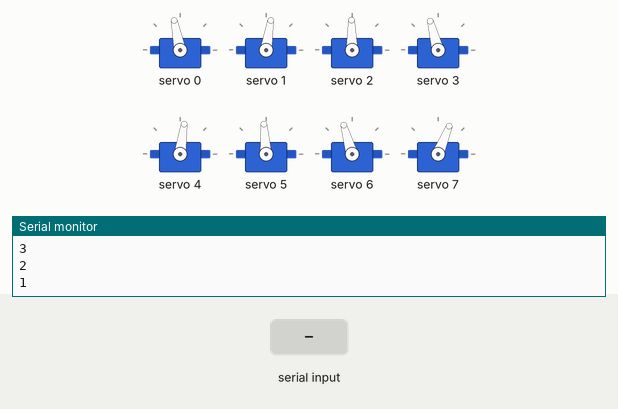
A sketch run on a simulated ESP32. Shown: 8 × servo, the last lines printed to the serial monitor. The test bench sets the inputs (shaded band).

Above: at 12.2 s.
12.3 s: "2" received over Serial
At 14.25 s:
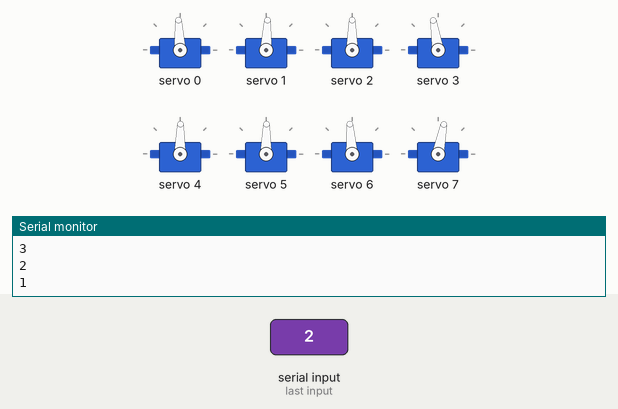
15.3 s: "1" received over Serial
18.3 s: "0" received over Serial
At 19.5 s:
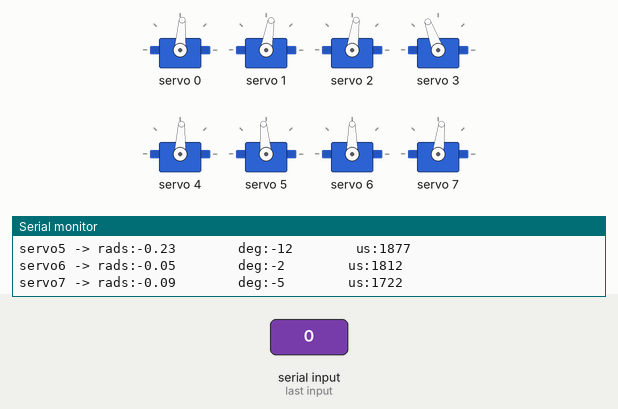
Timing chart, 0 to 21.3 s (numbered marks = the images above; inputs shaded):
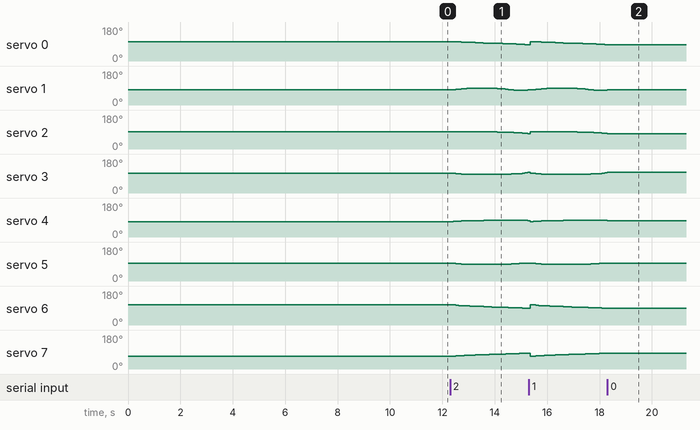

The sketch:

2D_SS_lift_19.ino
```cpp
// HOW TO:
// ------------------------------
// Serial input = 2 -> Steps through gait sequence once and stops at the end.
// Serial input = 1 -> Steps through gait sequence in a loop.
// Serial input = 0 -> Stops infinite loop at the node where it is at that moment

//Gait template
#include <Wire.h>
#include <Adafruit_PWMServoDriver.h>

Adafruit_PWMServoDriver pca9685 = Adafruit_PWMServoDriver();

#define SERVO_FREQ 300
#define SER0 0 //Hip 1
#define SER1 1 //Knee 1
#define SER2 2 //Hip 2
#define SER3 3 //Knee 2
#define SER4 4 //Hip 3
#define SER5 5 //Knee 3
#define SER6 6 //Hip 4
#define SER7 7 //Knee 4

// 4cm forward, 3.77 cm to the left and turned 16 degrees to the left

// Insert servo angles here:
// For 3D gaits, these angles are obtained from linearisation.py
// For 2D gaits, these angles are obtained from 2D_trajectory_reader.py
float SS_servo0[] = {-0.19868828, -0.18974597, -0.18727953, -0.18301514, -0.16997153, -0.15589857, -0.1418256 , -0.12701444, -0.11196618, -0.09691791, -0.08186964, -0.06682138, -0.05177311, -0.03672484, -0.02167658, -0.00662831,  0.00804551,  0.01810785,  0.02817018,  0.03823252,  0.04829485,  0.05835718,  0.06841952,  0.0783092 ,  0.08928351,  0.10668141,  0.13087893,  0.1574329 ,  0.18372175,  0.20691479,  0.22946532,  0.22312877,  0.21377924,  0.2052163 ,  0.19731674,  0.19168448,  0.18626106,  0.17883608,  0.16825553,  0.15865545,  0.15038856,  0.1501237 ,  0.14887127,  0.14211628,  0.13536129,  0.1286063 ,  0.12261348,  0.11854441,  0.11447534,  0.11040628,  0.10633721,  0.10226814,  0.09819907,  0.09413001,  0.09006094,  0.08599187,  0.08192281,  0.07785374,  0.07378467,  0.0697156 ,  0.06341402,  0.05430693,  0.04519983,  0.03609273,  0.02698564,  0.01787854,  0.00877145, -0.00033565, -0.00944274, -0.01854984, -0.0298882 , -0.03964588, -0.0522757 , -0.06398166, -0.08204739, -0.10774241, -0.14015965, -0.17775678, -0.2000917 , -0.19969315, -0.19090187, -0.18533757, -0.18152231, -0.17760905, -0.17296967, -0.1655877 , -0.15543254, -0.14645222, -0.13834642, -0.13240119, -0.13105088, -0.12970057, -0.12835026, -0.12699995, -0.12564964, -0.12429933, -0.12294902, -0.12447693, -0.12742342, -0.13036991, -0.1333164 , -0.1362629 , -0.13918201, -0.14192253, -0.14499766, -0.14946994, -0.15794183, -0.169427  , -0.18616259};
float SS_servo1[] = { 0.16814674,  0.13871318,  0.11587719,  0.09292682,  0.05688125,  0.01865789, -0.01956547, -0.03062074, -0.03294937, -0.035278  , -0.03760663, -0.03993526, -0.04226389, -0.04459252, -0.04692115, -0.04924978, -0.04856162, -0.01071973,  0.02712217,  0.06496407,  0.10280597,  0.14064786,  0.17848976,  0.21689242,  0.24941948,  0.25698088,  0.24053917,  0.21249631,  0.18116312,  0.15218034,  0.12069357,  0.11464122,  0.11544358,  0.1122021 ,  0.11315596,  0.11339437,  0.11425623,  0.11808704,  0.12524156,  0.1318262 ,  0.13573469,  0.12297015,  0.11079019,  0.10815417,  0.10551814,  0.10288212,  0.09994102,  0.09622986,  0.09251871,  0.08880755,  0.0850964 ,  0.08138524,  0.07767409,  0.07396294,  0.07025178,  0.06654063,  0.06282947,  0.05911832,  0.05540716,  0.05169601,  0.05125156,  0.05491226,  0.05857296,  0.06223366,  0.06589435,  0.06955505,  0.07321575,  0.07687645,  0.08053715,  0.08419784,  0.09019498,  0.09563123,  0.10505751,  0.1158546 ,  0.13809757,  0.17581083,  0.22860085,  0.29199097,  0.32507795,  0.30879424,  0.28417189,  0.26787155,  0.25597898,  0.24418608,  0.23049287,  0.20975996,  0.1837055 ,  0.16016753,  0.13838192,  0.12169354,  0.11584554,  0.10999754,  0.10414954,  0.09830154,  0.09245354,  0.08660554,  0.08075754,  0.08145626,  0.08538162,  0.08930699,  0.09323235,  0.09715771,  0.10065791,  0.10238986,  0.1052148 ,  0.11015717,  0.12038307,  0.1355583 ,  0.1570947 };
float SS_servo2[] = {-0.05025384, -0.04547684, -0.03475988, -0.01707824, -0.01718162, -0.02222803, -0.02727444, -0.03028301, -0.03263701, -0.03499101, -0.03734501, -0.03969901, -0.04205301, -0.04440701, -0.04676101, -0.049115  , -0.05208822, -0.06268751, -0.0732868 , -0.08388609, -0.09448538, -0.10508467, -0.11568396, -0.12674272, -0.14640763, -0.1690711 , -0.19669824, -0.22982256, -0.26584154, -0.30835133, -0.34191067, -0.35376487, -0.34842616, -0.3404131 , -0.33142624, -0.32294184, -0.31420649, -0.30415186, -0.29116442, -0.27578508, -0.25881408, -0.23903917, -0.22426806, -0.2079422 , -0.19161633, -0.17529046, -0.1629154 , -0.16051245, -0.1581095 , -0.15570655, -0.1533036 , -0.15090065, -0.1484977 , -0.14609475, -0.1436918 , -0.14128885, -0.13888591, -0.13648296, -0.13408001, -0.13167706, -0.13247355, -0.13729066, -0.14210777, -0.14692488, -0.15174199, -0.1565591 , -0.16137621, -0.16619332, -0.17101043, -0.17582754, -0.17813958, -0.1646518 , -0.13754441, -0.10192327, -0.06185314, -0.02091555,  0.01845655,  0.05523204,  0.08148251,  0.0809259 ,  0.07791638,  0.07382467,  0.07008292,  0.06643066,  0.06259476,  0.05857076,  0.0557924 ,  0.05301947,  0.05002553,  0.04777747,  0.04711573,  0.04645398,  0.04579224,  0.04513049,  0.04446874,  0.043807  ,  0.04314525,  0.04129261,  0.03885303,  0.03641344,  0.03397385,  0.03153427,  0.02863283,  0.02243762,  0.01575227,  0.00762534, -0.00333016, -0.01704594, -0.03560282};
float SS_servo3[] = { 0.20849977,  0.18686048,  0.14744366,  0.09799394,  0.08590605,  0.08302684,  0.08014762,  0.07478743,  0.06863033,  0.06247323,  0.05631613,  0.05015903,  0.04400193,  0.03784483,  0.03168773,  0.02553063,  0.02069325,  0.03210914,  0.04352503,  0.05494092,  0.06635681,  0.0777727 ,  0.08918858,  0.10151285,  0.13016416,  0.16360025,  0.20800527,  0.26401826,  0.32765856,  0.40511858,  0.47073618,  0.4753893 ,  0.44820454,  0.41354569,  0.38234618,  0.35572171,  0.32959298,  0.29993747,  0.26172608,  0.22013837,  0.17531614,  0.12409898,  0.06952986,  0.00477845, -0.05997297, -0.12472439, -0.16783794, -0.15633608, -0.14483423, -0.13333237, -0.12183052, -0.11032866, -0.09882681, -0.08732495, -0.0758231 , -0.06432124, -0.05281939, -0.04131753, -0.02981568, -0.01831382,  0.01322882,  0.06995595,  0.12668309,  0.18341022,  0.24013735,  0.29686449,  0.35359162,  0.41031875,  0.46704589,  0.52377302,  0.57300249,  0.58141487,  0.54379854,  0.48334606,  0.40618666,  0.32514633,  0.24665441,  0.166546  ,  0.10371489,  0.08924004,  0.08766564,  0.09021109,  0.09309206,  0.09607903,  0.09891591,  0.10044207,  0.09959558,  0.09894578,  0.09877353,  0.09804452,  0.09613142,  0.09421832,  0.09230522,  0.09039213,  0.08847903,  0.08656593,  0.08465284,  0.08602378,  0.08901331,  0.09200285,  0.09499238,  0.09798191,  0.1014988 ,  0.11007706,  0.12009006,  0.13230673,  0.14760619,  0.16743227,  0.19295691};
float SS_servo4[] = { 0.29620789,  0.27827644,  0.25759526,  0.23736663,  0.22330838,  0.21008354,  0.19685871,  0.18827642,  0.18118537,  0.17409431,  0.16700325,  0.15991219,  0.15282114,  0.14573008,  0.13863902,  0.13154797,  0.12503009,  0.12557129,  0.12611249,  0.12665369,  0.12719489,  0.12773609,  0.12827729,  0.12902153,  0.13365972,  0.13944104,  0.14626831,  0.15317468,  0.15989898,  0.16506345,  0.17043741,  0.17276849,  0.17408543,  0.17027107,  0.1519333 ,  0.12639888,  0.10369061,  0.08374628,  0.06521302,  0.05177245,  0.04011238,  0.01996471,  0.00715567, -0.00068004, -0.00851575, -0.01635145, -0.02400301, -0.03118975, -0.03837648, -0.04556322, -0.05274996, -0.0599367 , -0.06712344, -0.07431017, -0.08149691, -0.08868365, -0.09587039, -0.10305713, -0.11024386, -0.1174306 , -0.12336712, -0.12773252, -0.13209793, -0.13646334, -0.14082875, -0.14519415, -0.14955956, -0.15392497, -0.15829038, -0.16265578, -0.16703315, -0.17144764, -0.17892516, -0.18472678, -0.18997507, -0.19277723, -0.19473347, -0.20266105, -0.2165081 , -0.22875528, -0.22903542, -0.21888605, -0.1999605 , -0.17542231, -0.14978135, -0.12076237, -0.08915119, -0.05310001, -0.01592281,  0.01880508,  0.04832399,  0.07784289,  0.1073618 ,  0.13688071,  0.16639962,  0.19591853,  0.22543744,  0.24210116,  0.25242903,  0.26275689,  0.27308476,  0.28341262,  0.29207238,  0.28662243,  0.27881272,  0.26854818,  0.26484903,  0.2729956 ,  0.28838588};
float SS_servo5[] = {-0.18453058, -0.16219505, -0.14055513, -0.11614921, -0.10118192, -0.08830933, -0.07543674, -0.07003105, -0.0670238 , -0.06401654, -0.06100929, -0.05800203, -0.05499477, -0.05198752, -0.04898026, -0.04597301, -0.0439665 , -0.0542849 , -0.0646033 , -0.07492169, -0.08524009, -0.09555849, -0.10587688, -0.11657967, -0.1352789 , -0.15719705, -0.17972617, -0.20128756, -0.22018029, -0.23429577, -0.24319022, -0.26564679, -0.28533525, -0.29751088, -0.27587058, -0.23642583, -0.20148835, -0.1729173 , -0.15000456, -0.13576414, -0.12504936, -0.09846436, -0.08769777, -0.08805085, -0.08840393, -0.088757  , -0.08830621, -0.08582639, -0.08334657, -0.08086675, -0.07838694, -0.07590712, -0.0734273 , -0.07094748, -0.06846766, -0.06598784, -0.06350802, -0.0610282 , -0.05854838, -0.05606857, -0.05729254, -0.06317094, -0.06904934, -0.07492774, -0.08080614, -0.08668454, -0.09256294, -0.09844134, -0.10431974, -0.11019814, -0.11816366, -0.12349   , -0.12443686, -0.12546441, -0.1286525 , -0.13619235, -0.14343662, -0.13829545, -0.1217908 , -0.11346554, -0.1212635 , -0.14815649, -0.19144853, -0.24303351, -0.29263274, -0.34856103, -0.40796844, -0.47131784, -0.53550296, -0.58419307, -0.59992971, -0.61566634, -0.63140297, -0.64713961, -0.66287624, -0.67861288, -0.69434951, -0.66533863, -0.61427329, -0.56320794, -0.5121426 , -0.46107726, -0.40550976, -0.31739159, -0.23030625, -0.14827116, -0.10425191, -0.11517054, -0.15616117};
float SS_servo6[] = { 0.28941533,  0.28011455,  0.26105955,  0.23775055,  0.21863193,  0.2007701 ,  0.18290828,  0.17005199,  0.15880351,  0.14755504,  0.13630657,  0.1250581 ,  0.11380963,  0.10256115,  0.09131268,  0.08006421,  0.06882946,  0.05776371,  0.04669796,  0.03563221,  0.02456646,  0.01350071,  0.00243496, -0.00877555, -0.02142135, -0.03260285, -0.03954591, -0.04470332, -0.04924727, -0.05352527, -0.05581061, -0.06527837, -0.07175461, -0.08081145, -0.07448392, -0.05254796, -0.02220123,  0.01253171,  0.04594876,  0.07551065,  0.0981392 ,  0.11145294,  0.10714325,  0.09971551,  0.09228777,  0.08486003,  0.08122192,  0.08714905,  0.09307618,  0.09900331,  0.10493044,  0.11085757,  0.11678469,  0.12271182,  0.12863895,  0.13456608,  0.14049321,  0.14642034,  0.15234747,  0.1582746 ,  0.16540237,  0.17403894,  0.18267551,  0.19131208,  0.19994864,  0.20858521,  0.21722178,  0.22585835,  0.23449492,  0.24313148,  0.24992338,  0.26454972,  0.28300491,  0.30113226,  0.31802091,  0.33190562,  0.34417905,  0.35602093,  0.36301173,  0.34997869,  0.32826409,  0.3016156 ,  0.2728666 ,  0.24314852,  0.21389958,  0.18839976,  0.16449058,  0.15370064,  0.14725261,  0.14131537,  0.13646446,  0.13161355,  0.12676264,  0.12191173,  0.11706082,  0.11220991,  0.107359  ,  0.10897141,  0.11376937,  0.11856733,  0.12336529,  0.12816325,  0.13318717,  0.14290227,  0.15557969,  0.17311885,  0.19646234,  0.2300949 ,  0.26745917};
float SS_servo7[] = {-0.45262758, -0.44688143, -0.42838346, -0.39800962, -0.37315309, -0.35119766, -0.32924222, -0.31545608, -0.30429399, -0.2931319 , -0.28196981, -0.27080772, -0.25964564, -0.24848355, -0.23732146, -0.22615937, -0.21490277, -0.20248218, -0.19006159, -0.17764101, -0.16522042, -0.15279984, -0.14037925, -0.12766274, -0.11254461, -0.10130791, -0.09700131, -0.09507206, -0.0920276 , -0.08773677, -0.08172749, -0.08115803, -0.0856366 , -0.08746737, -0.11437939, -0.17145026, -0.24577204, -0.32727058, -0.40457617, -0.46428446, -0.49877735, -0.5018343 , -0.44171276, -0.37000747, -0.29830218, -0.22659689, -0.16848127, -0.14466689, -0.1208525 , -0.09703811, -0.07322373, -0.04940934, -0.02559495, -0.00178057,  0.02203382,  0.04584821,  0.06966259,  0.09347698,  0.11729137,  0.14110575,  0.14252696,  0.11580753,  0.08908809,  0.06236866,  0.03564923,  0.00892979, -0.01778964, -0.04450908, -0.07122851, -0.09794794, -0.12492513, -0.16694265, -0.21779163, -0.26463159, -0.30997567, -0.34893908, -0.38281397, -0.41530953, -0.43893281, -0.42947027, -0.39557871, -0.3501083 , -0.29939941, -0.24630905, -0.19441219, -0.15127845, -0.11106447, -0.0960785 , -0.08948215, -0.08300425, -0.07677825, -0.07055225, -0.06432625, -0.05810025, -0.05187425, -0.04564825, -0.03942225, -0.04486382, -0.05605591, -0.067248  , -0.0784401 , -0.08963219, -0.10163481, -0.12417228, -0.15201941, -0.18989891, -0.24151658, -0.31383884, -0.39699514};

int node=0;
int first=0;
int input=0;
int end_time=0;
int time_step=100000;
int steps = sizeof(SS_servo0)/sizeof(SS_servo0[0]);
int one_print = 0;

// -------------------Joint configurations-------------------
int servo0=0;
int servo0_deg=0;
int servo1=0;
int servo1_deg=0;
int servo2=0;
int servo2_deg=0;
int servo3=0;
int servo3_deg=0;
int servo4=0;
int servo4_deg=0;
int servo5=0;
int servo5_deg=0;
int servo6=0;
int servo6_deg=0;
int servo7=0;
int servo7_deg=0;

void setup() {
  Serial.begin(115200);
  pca9685.begin();

  pca9685.setOscillatorFrequency(27000000); //Value between 24MHz and 27MHz, tuned for this setup
  pca9685.setPWMFreq(SERVO_FREQ);
  delay (1000);

  servo0_deg=SS_servo0[0]/3.14159265*180;
        servo0=map(servo0_deg,-38,90,2200,1030);
        servo1_deg=SS_servo1[0]/3.14159265*180;
        servo1=map(servo1_deg,-90,90,2600,950);
        servo2_deg=SS_servo2[0]/3.14159265*180;
        servo2=map(servo2_deg,-37,90,1500,2670);
        servo3_deg=SS_servo3[0]/3.14159265*180;
        servo3=map(servo3_deg,-90,90,1100,2700);
        servo4_deg=SS_servo4[0]/3.14159265*180;
        servo4=map(servo4_deg,-90,38,2700,1500);
        servo5_deg=SS_servo5[0]/3.14159265*180;
        servo5=map(servo5_deg,-90,90,2600,930);
        servo6_deg=SS_servo6[0]/3.14159265*180;
        servo6=map(servo6_deg,-90,38,850,2250);
        servo7_deg=SS_servo7[0]/3.14159265*180;
        servo7=map(servo7_deg,-90,90,920,2620);

        pca9685.setPWM(SER0,0,servo0);
        pca9685.setPWM(SER1,0,servo1);
        pca9685.setPWM(SER2,0,servo2);
        pca9685.setPWM(SER3,0,servo3);
        pca9685.setPWM(SER4,0,servo4);
        pca9685.setPWM(SER5,0,servo5);
        pca9685.setPWM(SER6,0,servo6);
        pca9685.setPWM(SER7,0,servo7);

        Serial.print("Node:");
        Serial.println(node);
        Serial.print("servo0 -> rads:");
        Serial.print(SS_servo0[node]);
        Serial.print("        deg:");
        Serial.print(servo0_deg);
        Serial.print("        us:");
        Serial.println(servo0);
        Serial.print("servo1 -> rads:");
        Serial.print(SS_servo1[node]);
        Serial.print("        deg:");
        Serial.print(servo1_deg);
        Serial.print("        us:");
        Serial.println(servo1);
        Serial.print("servo2 -> rads:");
        Serial.print(SS_servo2[node]);
        Serial.print("        deg:");
        Serial.print(servo2_deg);
        Serial.print("        us:");
        Serial.println(servo2);
        Serial.print("servo3 -> rads:");
        Serial.print(SS_servo3[node]);
        Serial.print("        deg:");
        Serial.print(servo3_deg);
        Serial.print("        us:");
        Serial.println(servo3);
        Serial.print("servo4 -> rads:");
        Serial.print(SS_servo4[node]);
        Serial.print("        deg:");
        Serial.print(servo4_deg);
        Serial.print("        us:");
        Serial.println(servo4);
        Serial.print("servo5 -> rads:");
        Serial.print(SS_servo5[node]);
        Serial.print("        deg:");
        Serial.print(servo5_deg);
        Serial.print("        us:");
        Serial.println(servo5);
        Serial.print("servo6 -> rads:");
        Serial.print(SS_servo6[node]);
        Serial.print("        deg:");
        Serial.print(servo6_deg);
        Serial.print("        us:");
        Serial.println(servo6);
        Serial.print("servo7 -> rads:");
        Serial.print(SS_servo7[node]);
        Serial.print("        deg:");
        Serial.print(servo7_deg);
        Serial.print("        us:");
        Serial.println(servo7);

        Serial.println("10");
        delay(1000);
        Serial.println("9");
        delay(1000);
        Serial.println("8");
        delay(1000);
        Serial.println("7");
        delay(1000);
        Serial.println("6");
        delay(1000);
        Serial.println("5");
        delay(1000);
        Serial.println("4");
        delay(1000);
        Serial.println("3");
        delay(1000);
        Serial.println("2");
        delay(1000);
        Serial.println("1");
        delay(1000);

}

void loop()
{
  if(Serial.available()>0)
  {
    first=Serial.read();
    if(first=='2')
    {
      input=2;
      node=0;
      one_print=1;
    }
    if(first=='1')
    {
      input=1;
      node=0;
      one_print=1;
    }
    if(first=='0')
    {
      input=0;
    }
  }
  if(input==1 or input==2)
  {
      if(esp_timer_get_time()>=end_time)
      {
        servo0_deg=SS_servo0[node]/3.14159265*180;
        servo0=map(servo0_deg,-38,90,2200,1030);
        servo1_deg=SS_servo1[node]/3.14159265*180;
        servo1=map(servo1_deg,-90,90,2600,950);
        servo2_deg=SS_servo2[node]/3.14159265*180;
        servo2=map(servo2_deg,-37,90,1500,2670);
        servo3_deg=SS_servo3[node]/3.14159265*180;
        servo3=map(servo3_deg,-90,90,1100,2700);
        servo4_deg=SS_servo4[node]/3.14159265*180;
        servo4=map(servo4_deg,-90,38,2700,1500);
        servo5_deg=SS_servo5[node]/3.14159265*180;
        servo5=map(servo5_deg,-90,90,2600,930);
        servo6_deg=SS_servo6[node]/3.14159265*180;
        servo6=map(servo6_deg,-90,38,850,2250);
        servo7_deg=SS_servo7[node]/3.14159265*180;
        servo7=map(servo7_deg,-90,90,920,2620);

        pca9685.setPWM(SER0,0,servo0);
        pca9685.setPWM(SER1,0,servo1);
        pca9685.setPWM(SER2,0,servo2);
        pca9685.setPWM(SER3,0,servo3);
        pca9685.setPWM(SER4,0,servo4);
        pca9685.setPWM(SER5,0,servo5);
        pca9685.setPWM(SER6,0,servo6);
        pca9685.setPWM(SER7,0,servo7);

        node+=1;
        if(node>=steps and input==1)
        {
          Serial.print("Input:");
          Serial.println(input);
          node=0;
        }
        if(node>=steps and input==2)
        {
          Serial.print("Input:");
          Serial.println(input);
          input=0;
        }
         end_time=esp_timer_get_time()+time_step;
      }
   }

  if(input == 0)
  {
        pca9685.setPWM(SER0,0,servo0);
        pca9685.setPWM(SER1,0,servo1);
        pca9685.setPWM(SER2,0,servo2);
        pca9685.setPWM(SER3,0,servo3);
        pca9685.setPWM(SER4,0,servo4);
        pca9685.setPWM(SER5,0,servo5);
        pca9685.setPWM(SER6,0,servo6);
        pca9685.setPWM(SER7,0,servo7);

        if(one_print==1)
        {
          Serial.print("Input:");
          Serial.println(input);
          Serial.print("Node:");
          Serial.println(node);
          Serial.print("servo0 -> rads:");
          Serial.print(SS_servo0[node]);
          Serial.print("        deg:");
          Serial.print(servo0_deg);
          Serial.print("        us:");
          Serial.println(servo0);
          Serial.print("servo1 -> rads:");
          Serial.print(SS_servo1[node]);
          Serial.print("        deg:");
          Serial.print(servo1_deg);
          Serial.print("        us:");
          Serial.println(servo1);
          Serial.print("servo2 -> rads:");
          Serial.print(SS_servo2[node]);
          Serial.print("        deg:");
          Serial.print(servo2_deg);
          Serial.print("        us:");
          Serial.println(servo2);
          Serial.print("servo3 -> rads:");
          Serial.print(SS_servo3[node]);
          Serial.print("        deg:");
          Serial.print(servo3_deg);
          Serial.print("        us:");
          Serial.println(servo3);
          Serial.print("servo4 -> rads:");
          Serial.print(SS_servo4[node]);
          Serial.print("        deg:");
          Serial.print(servo4_deg);
          Serial.print("        us:");
          Serial.println(servo4);
          Serial.print("servo5 -> rads:");
          Serial.print(SS_servo5[node]);
          Serial.print("        deg:");
          Serial.print(servo5_deg);
          Serial.print("        us:");
          Serial.println(servo5);
          Serial.print("servo6 -> rads:");
          Serial.print(SS_servo6[node]);
          Serial.print("        deg:");
          Serial.print(servo6_deg);
          Serial.print("        us:");
          Serial.println(servo6);
          Serial.print("servo7 -> rads:");
          Serial.print(SS_servo7[node]);
          Serial.print("        deg:");
          Serial.print(servo7_deg);
          Serial.print("        us:");
          Serial.println(servo7);
          one_print=0;
        }

  }
}
```

Measured:
- after the input at 12.3 s, servo 0: moves from 101° to 86° over 2.5 s, starting after 0.43 s; servo 1: 81° → 82° after 0.11 s, → 83° 0.11 s later, → 84° 0.11 s later, → 85° 0.11 s later, … (17 changes in this stretch)
- after the input at 18.3 s, servo 0: goes on until 18.3 s, then stays 86°; servo 1: goes on until 18.3 s, then stays 80°; servo 2: goes on until 18.3 s, then stays 82°; servo 3: goes on until 18.3 s, then stays 110°; servo 4: goes on until 18.3 s, then stays 87°
